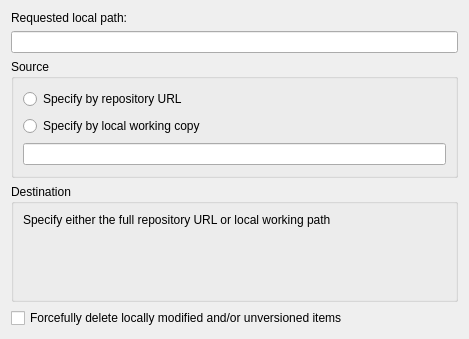
<ui version="4.0" >
 <class>SvnMoveOptionDlg</class>
 <widget class="QWidget" name="SvnMoveOptionDlg" >
  <property name="geometry" >
   <rect>
    <x>0</x>
    <y>0</y>
    <width>469</width>
    <height>339</height>
   </rect>
  </property>
  <layout class="QVBoxLayout" >
   <item>
    <widget class="QLabel" name="label_3" >
     <property name="sizePolicy" >
      <sizepolicy vsizetype="Fixed" hsizetype="Preferred" >
       <horstretch>0</horstretch>
       <verstretch>0</verstretch>
      </sizepolicy>
     </property>
     <property name="text" >
      <string>Requested local path:</string>
     </property>
    </widget>
   </item>
   <item>
    <widget class="QLineEdit" name="reqEdit" >
     <property name="text" >
      <string/>
     </property>
     <property name="readOnly" >
      <bool>true</bool>
     </property>
    </widget>
   </item>
   <item>
    <widget class="QGroupBox" name="groupBox_4" >
     <property name="title" >
      <string>Source</string>
     </property>
     <layout class="QVBoxLayout" >
      <item>
       <widget class="QRadioButton" name="urlRadio" >
        <property name="text" >
         <string>Specify by repository URL</string>
        </property>
       </widget>
      </item>
      <item>
       <widget class="QRadioButton" name="pathRadio" >
        <property name="text" >
         <string>Specify by local working copy</string>
        </property>
       </widget>
      </item>
      <item>
       <widget class="QLineEdit" name="srcEdit" />
      </item>
     </layout>
    </widget>
   </item>
   <item>
    <widget class="QGroupBox" name="groupBox_3" >
     <property name="title" >
      <string>Destination</string>
     </property>
     <layout class="QVBoxLayout" >
      <item>
       <widget class="QLabel" name="label_2" >
        <property name="sizePolicy" >
         <sizepolicy vsizetype="Fixed" hsizetype="Preferred" >
          <horstretch>0</horstretch>
          <verstretch>0</verstretch>
         </sizepolicy>
        </property>
        <property name="text" >
         <string>Specify either the full repository URL or local working path</string>
        </property>
       </widget>
      </item>
      <item>
       <widget class="KUrlRequester" name="destEdit" />
      </item>
     </layout>
    </widget>
   </item>
   <item>
    <widget class="QCheckBox" name="forceChk" >
     <property name="text" >
      <string>Forcefully delete locally modified and/or unversioned items</string>
     </property>
    </widget>
   </item>
  </layout>
 </widget>
 <customwidgets>
  <customwidget>
   <class>QLineEdit</class>
   <extends>QLineEdit</extends>
   <header>klineedit.h</header>
  </customwidget>
  <customwidget>
   <class>KUrlRequester</class>
   <extends>QFrame</extends>
   <header>kurlrequester.h</header>
  </customwidget>
 </customwidgets>
 <resources/>
 <connections/>
</ui>
